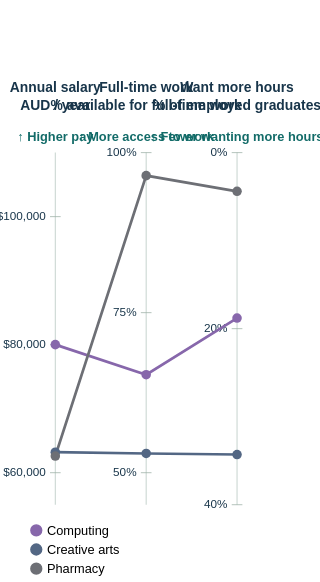

Write a Vega-Lite specification for this figure.
### Vega-Lite specification from a JSON file in a GitHub repository (floating-point values rounded to 4 significant figures)
{"$schema": "https://vega.github.io/schema/vega-lite/v5.json", "width": "container", "autosize": {"type": "fit-x", "contains": "padding"}, "config": {"background": null, "view": {"stroke": null}, "font": "Arial", "axis": {"labelFontSize": 12, "titleFontSize": 12, "titleFontWeight": "normal", "labelColor": "#40545d", "titleColor": "#40545d", "gridColor": "#e9eeeb", "domain": false, "tickColor": "#c8d3d0", "labelLimit": 420, "labelPadding": 6, "gridOpacity": 0.65}, "legend": {"labelFontSize": 12, "titleFontSize": 12, "orient": "bottom", "titleFontWeight": "normal", "titleLimit": 500, "labelLimit": 350, "columns": 1}, "title": {"font": "Arial", "fontSize": 16, "anchor": "start"}}, "height": 330, "padding": {"top": 76, "left": 5, "right": 5, "bottom": 5}, "encoding": {"x": {"field": "axis", "type": "quantitative", "scale": {"domain": [-0.28, 2.28]}, "axis": null}, "y": {"field": "score", "type": "quantitative", "scale": {"domain": [0, 1]}, "axis": null}}, "layer": [{"data": {"values": [{"axis": 0, "score": 1, "title": "Annual salary\nAUD / year"}, {"axis": 1, "score": 1, "title": "Full-time work\n% available for full-time work"}, {"axis": 2, "score": 1, "title": "Want more hours\n% of employed graduates"}]}, "mark": {"type": "rule", "color": "#cad6d1"}, "encoding": {"y": {"datum": 0}, "y2": {"datum": 1}}}, {"data": {"values": [{"axis": 0, "score": 0.09091, "tick": "$60,000"}, {"axis": 0, "score": 0.4545, "tick": "$80,000"}, {"axis": 0, "score": 0.8182, "tick": "$100,000"}, {"axis": 1, "score": 0.09091, "tick": "50%"}, {"axis": 1, "score": 0.5455, "tick": "75%"}, {"axis": 1, "score": 1.0, "tick": "100%"}, {"axis": 2, "score": 1.0, "tick": "0%"}, {"axis": 2, "score": 0.5, "tick": "20%"}, {"axis": 2, "score": 0.0, "tick": "40%"}]}, "mark": {"type": "tick", "orient": "horizontal", "size": 10, "color": "#9cafa6"}}, {"data": {"values": [{"axis": 0, "score": 0.09091, "tick": "$60,000"}, {"axis": 0, "score": 0.4545, "tick": "$80,000"}, {"axis": 0, "score": 0.8182, "tick": "$100,000"}, {"axis": 1, "score": 0.09091, "tick": "50%"}, {"axis": 1, "score": 0.5455, "tick": "75%"}, {"axis": 1, "score": 1.0, "tick": "100%"}, {"axis": 2, "score": 1.0, "tick": "0%"}, {"axis": 2, "score": 0.5, "tick": "20%"}, {"axis": 2, "score": 0.0, "tick": "40%"}]}, "mark": {"type": "text", "align": "right", "dx": -9, "fontSize": 11, "color": "#18354a"}, "encoding": {"text": {"field": "tick"}}}, {"data": {"values": [{"axis": 0, "score": 1, "title": "Annual salary\nAUD / year"}, {"axis": 1, "score": 1, "title": "Full-time work\n% available for full-time work"}, {"axis": 2, "score": 1, "title": "Want more hours\n% of employed graduates"}]}, "mark": {"type": "text", "dy": -61, "fontSize": 13, "fontWeight": "bold", "color": "#18354a", "lineBreak": "\n", "lineHeight": 17}, "encoding": {"y": {"datum": 1}, "text": {"field": "title"}}}, {"data": {"values": [{"axis": 0, "score": 1, "direction": "↑ Higher pay"}, {"axis": 1, "score": 1, "direction": "↑ More access to work"}, {"axis": 2, "score": 1, "direction": "↑ Fewer wanting more hours"}]}, "mark": {"type": "text", "dy": -15, "fontSize": 12, "fontWeight": "bold", "color": "#126b68"}, "encoding": {"text": {"field": "direction"}}}, {"data": {"values": [{"axis": 0, "score": 0.4545, "study": "Computing and information systems", "label": "Computing", "measure": "Salary (AUD)", "value": 80000.0, "value_label": "$80,000 a year"}, {"axis": 1, "score": 0.3691, "study": "Computing and information systems", "label": "Computing", "measure": "Full-time employment (%)", "value": 65.3, "value_label": "65.3%"}, {"axis": 2, "score": 0.53, "study": "Computing and information systems", "label": "Computing", "measure": "Want more hours (%)", "value": 18.8, "value_label": "18.8%"}, {"axis": 0, "score": 0.1491, "study": "Creative arts", "label": "Creative arts", "measure": "Salary (AUD)", "value": 63200.0, "value_label": "$63,200 a year"}, {"axis": 1, "score": 0.1455, "study": "Creative arts", "label": "Creative arts", "measure": "Full-time employment (%)", "value": 53.0, "value_label": "53.0%"}, {"axis": 2, "score": 0.1425, "study": "Creative arts", "label": "Creative arts", "measure": "Want more hours (%)", "value": 34.3, "value_label": "34.3%"}, {"axis": 0, "score": 0.1382, "study": "Pharmacy", "label": "Pharmacy", "measure": "Salary (AUD)", "value": 62600.0, "value_label": "$62,600 a year"}, {"axis": 1, "score": 0.9345, "study": "Pharmacy", "label": "Pharmacy", "measure": "Full-time employment (%)", "value": 96.4, "value_label": "96.4%"}, {"axis": 2, "score": 0.89, "study": "Pharmacy", "label": "Pharmacy", "measure": "Want more hours (%)", "value": 4.4, "value_label": "4.4%"}]}, "mark": {"type": "line", "point": {"filled": true, "size": 80}, "strokeWidth": {"expr": "parallelField !== '' && datum.study === parallelField ? 4.5 : 2.5"}}, "encoding": {"detail": {"field": "study"}, "order": {"field": "axis"}, "color": {"field": "label", "type": "nominal", "scale": {"domain": ["Computing", "Creative arts", "Pharmacy"], "range": ["#8767ab", "#536784", "#6d6f75"]}, "legend": {"title": null}}, "tooltip": [{"field": "study", "type": "nominal", "title": "Study area"}, {"field": "measure", "type": "nominal", "title": "Measure"}, {"field": "value_label", "type": "nominal", "title": "Observed value"}], "opacity": {"condition": {"test": "parallelField === '' || datum.study === parallelField", "value": 1}, "value": 0.16}}}, {"data": {"values": [{"axis": 0, "score": 0.4545, "study": "Computing and information systems", "label": "Computing", "measure": "Salary (AUD)", "value": 80000.0, "value_label": "$80,000 a year"}, {"axis": 1, "score": 0.3691, "study": "Computing and information systems", "label": "Computing", "measure": "Full-time employment (%)", "value": 65.3, "value_label": "65.3%"}, {"axis": 2, "score": 0.53, "study": "Computing and information systems", "label": "Computing", "measure": "Want more hours (%)", "value": 18.8, "value_label": "18.8%"}, {"axis": 0, "score": 0.1491, "study": "Creative arts", "label": "Creative arts", "measure": "Salary (AUD)", "value": 63200.0, "value_label": "$63,200 a year"}, {"axis": 1, "score": 0.1455, "study": "Creative arts", "label": "Creative arts", "measure": "Full-time employment (%)", "value": 53.0, "value_label": "53.0%"}, {"axis": 2, "score": 0.1425, "study": "Creative arts", "label": "Creative arts", "measure": "Want more hours (%)", "value": 34.3, "value_label": "34.3%"}, {"axis": 0, "score": 0.1382, "study": "Pharmacy", "label": "Pharmacy", "measure": "Salary (AUD)", "value": 62600.0, "value_label": "$62,600 a year"}, {"axis": 1, "score": 0.9345, "study": "Pharmacy", "label": "Pharmacy", "measure": "Full-time employment (%)", "value": 96.4, "value_label": "96.4%"}, {"axis": 2, "score": 0.89, "study": "Pharmacy", "label": "Pharmacy", "measure": "Want more hours (%)", "value": 4.4, "value_label": "4.4%"}]}, "mark": {"type": "text", "align": "left", "dx": 10, "dy": 12, "fontSize": 12, "fontWeight": "bold", "color": "#18354a"}, "encoding": {"detail": {"field": "study"}, "tooltip": [{"field": "study", "type": "nominal", "title": "Study area"}, {"field": "measure", "type": "nominal", "title": "Measure"}, {"field": "value_label", "type": "nominal", "title": "Observed value"}], "opacity": {"condition": {"test": "parallelField === '' || datum.study === parallelField", "value": 1}, "value": 0.16}, "text": {"field": "value_label"}}, "transform": [{"filter": "parallelField !== '' && datum.study === parallelField"}]}], "params": [{"name": "parallelField", "value": ""}]}
